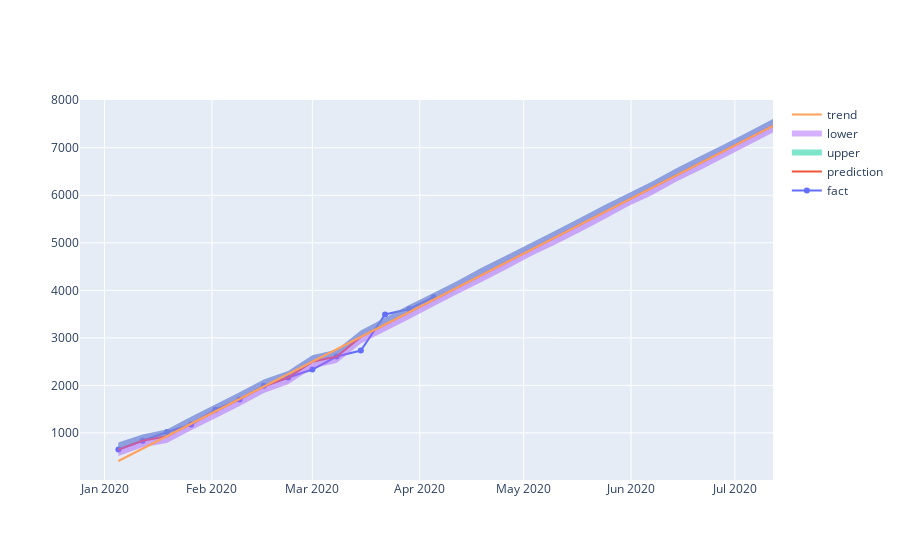

Source (notebook cell):
### Code cell
# Рисуем график с границами прогноза

from plotly.offline import download_plotlyjs, init_notebook_mode, plot, iplot
import plotly.graph_objs as go
init_notebook_mode(connected = True)

iplot([
    go.Scatter(x=df['ds'], y=df['y'], name='fact'),
    go.Scatter(x=final_forecast['ds'], y=final_forecast['yhat'], name='prediction'),
    go.Scatter(x=final_forecast['ds'], y=final_forecast['yhat_upper'], fill='tonexty', mode='none', name='upper'),
    go.Scatter(x=final_forecast['ds'], y=final_forecast['yhat_lower'], fill='tonexty', mode='none', name='lower'),
    go.Scatter(x=final_forecast['ds'], y=final_forecast['trend'], name='trend')
])
